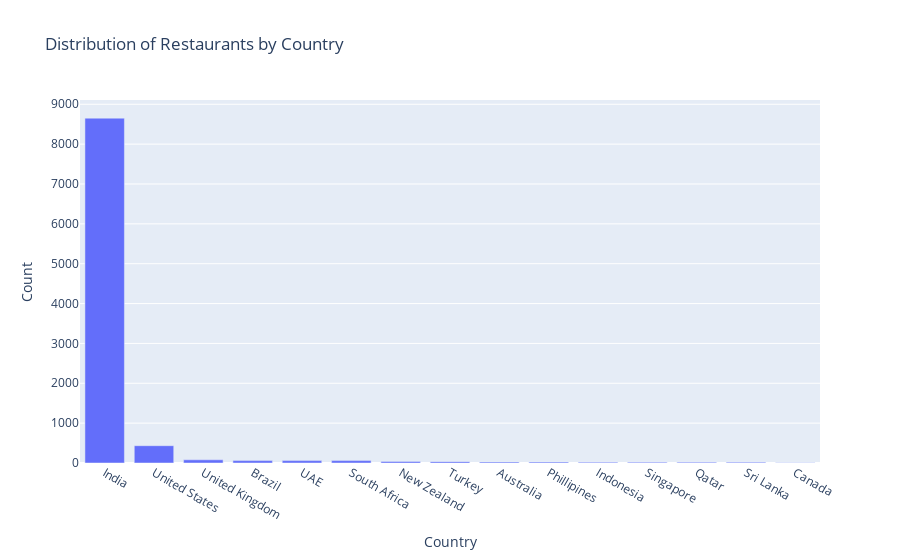

Here is the notebook cell this chart was saved with:
### Markdown cell above
Country-wise Analysis

### Code cell
# Distribution of Restaurants by Country:
# Example: Bar chart for the distribution of restaurants by country
country_distribution = merged_data['Country'].value_counts()
fig_country_distribution = px.bar(country_distribution, x=country_distribution.index, y=country_distribution.values,
                                   title='Distribution of Restaurants by Country',
                                   labels={'x': 'Country', 'y': 'Count'})
fig_country_distribution.show()

### Figure 1 — Plotly figure (JSON) as saved in the notebook; plotly's stock layout.template omitted (floating-point values rounded to 4 significant figures)
{"data": [{"alignmentgroup": "True", "hovertemplate": "Country=%{x}<br>Count=%{y}<extra></extra>", "legendgroup": "", "marker": {"color": "#636efa", "pattern": {"shape": ""}}, "name": "", "offsetgroup": "", "orientation": "v", "showlegend": false, "textposition": "auto", "type": "bar", "x": ["India", "United States", "United Kingdom", "Brazil", "UAE", "South Africa", "New Zealand", "Turkey", "Australia", "Phillipines", "Indonesia", "Singapore", "Qatar", "Sri Lanka", "Canada"], "xaxis": "x", "y": [8652, 434, 80, 60, 60, 60, 40, 34, 24, 22, 21, 20, 20, 20, 4], "yaxis": "y"}], "layout": {"barmode": "relative", "legend": {"tracegroupgap": 0}, "title": {"text": "Distribution of Restaurants by Country"}, "xaxis": {"anchor": "y", "domain": [0, 1], "title": {"text": "Country"}}, "yaxis": {"anchor": "x", "domain": [0, 1], "title": {"text": "Count"}}}}
